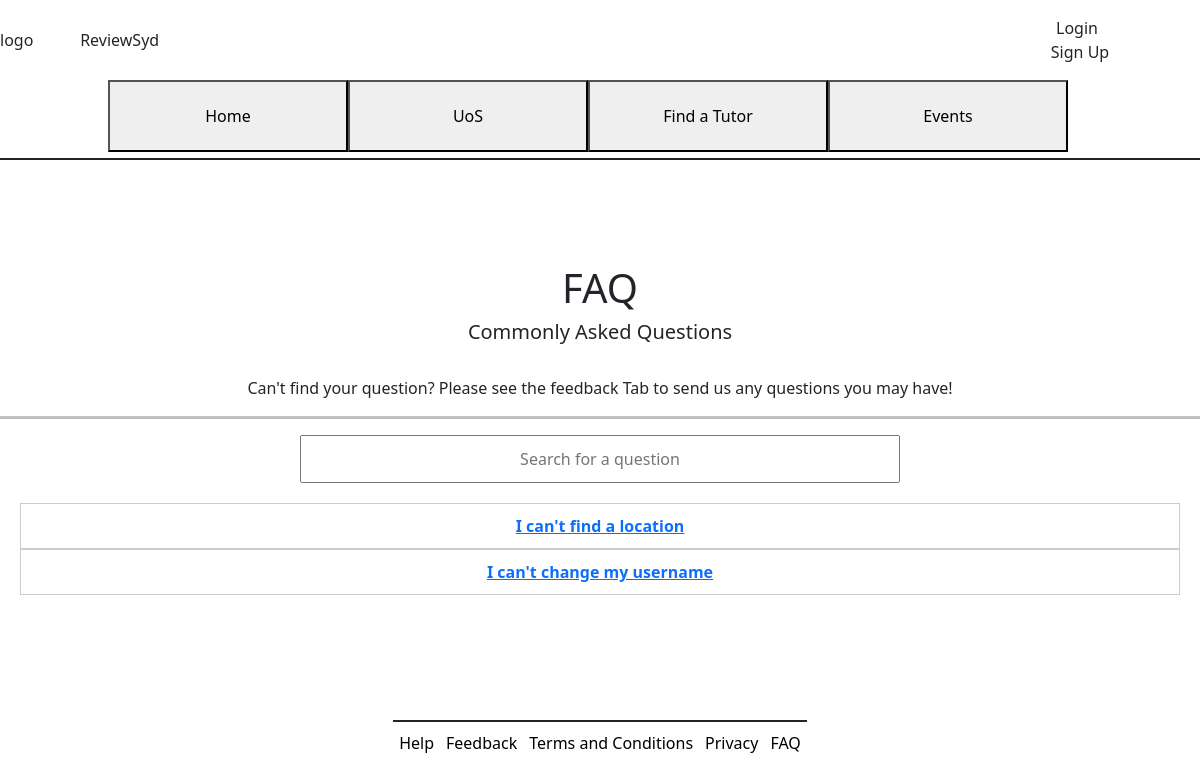
Page /faq/ on the earlier database version.
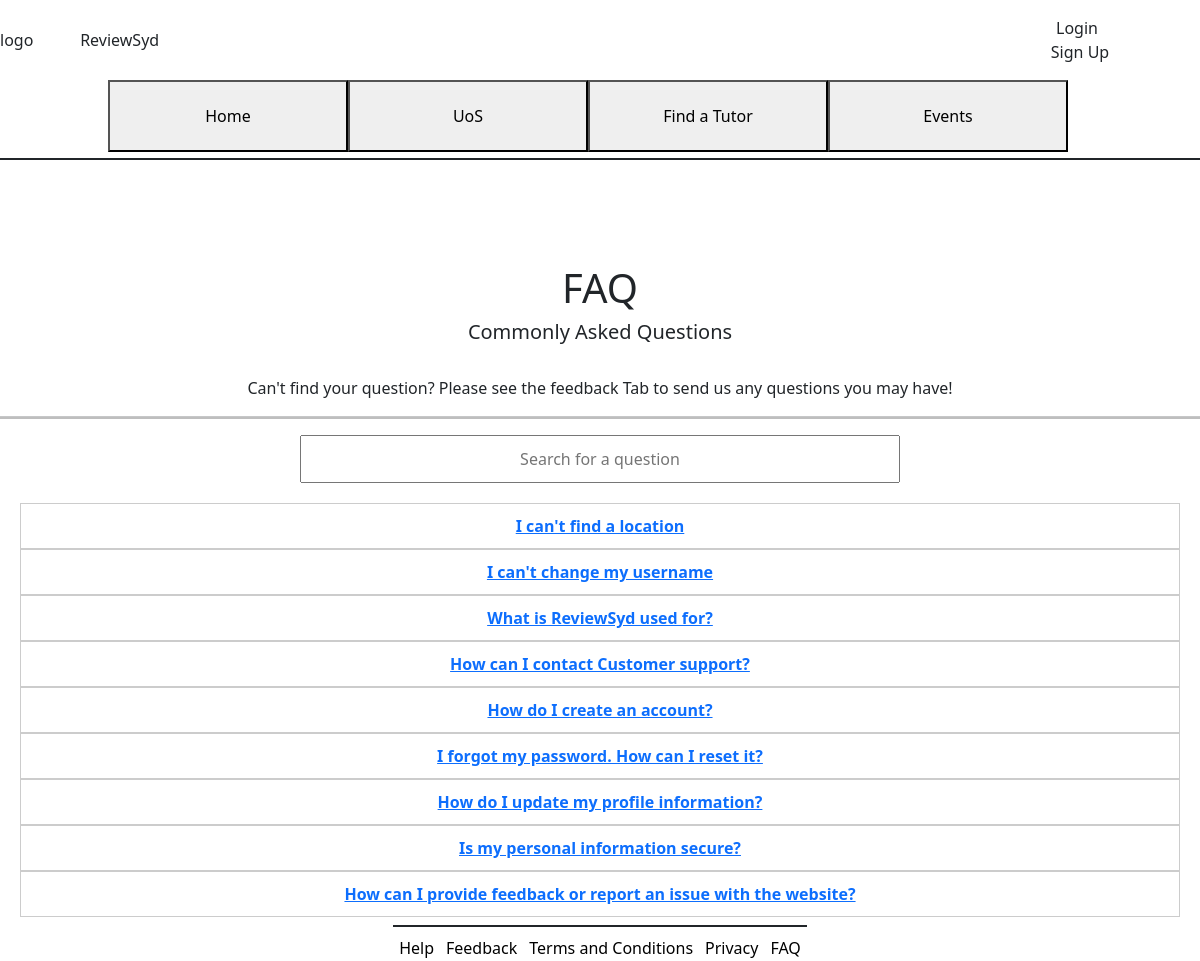
Same page on the later database version.
### myapp/models.py (models this page shows)
class Faq(models.Model):
    question = models.CharField(max_length=250)
    answer = models.CharField(max_length=1000)

### myapp/views.py (the view)
# urls.py: path("faq/", views.faq, name="faq"),
def faq(request):
    faq_items = Faq.objects.all()
    return render(request, "faq.html", {"faq": faq_items})

### myapp/templates/faq.html (shortened to what this page needs)
{% extends "hf.html" %}
{% block content %}
{% load static %}
<!DOCTYPE html>
<html lang="en">
<head>
    <link href="https://cdn.jsdelivr.net/npm/bootstrap@5.3.2/dist/css/bootstrap.min.css" rel="stylesheet">
</head>
<body>
    <div class="text-center">
        <h1>
            <br>
            <br>
            FAQ
        </h1>
        <h5>Commonly Asked Questions</h5>
        <br>
        <h7>Can't find your question? Please see the feedback Tab to send us any questions you may have!</h7>
        <br>
        <hr  size="5" color="black">
    </div>
    <div class="text-center search-container">
        <input type="text" class="search-input text-center" id="faq-search" placeholder="Search for a question">
    </div>
    <div class="text-center">
        {% for item in faq %}
        <div class="question-box">
            <a href="#" class="toggle-answer" data-toggle-id="answer{{ forloop.counter }}">
                <span class="bold-text">{{ item.question }}</span>
            </a>
        </div>
        {% endfor %}
    </div>
</body>
</html>
{% endblock %}

### myapp/templates/hf.html (shortened to what this page needs)
<!DOCTYPE html>
<html>
    <head>
        <link href="https://cdn.jsdelivr.net/npm/bootstrap@5.3.2/dist/css/bootstrap.min.css" rel="stylesheet">
  </head>
    </head>
    <body>
        <body>
            <div class="border-bottom border-2 border-dark pb-1 " style="height: 20vh;">
                <div class="d-flex align-items-center justify-content-between" style="height: 10vh;">
                    <div class="row">
                        <div class="col-6">logo</div>
                        <div class="col-6">ReviewSyd</div>
                    </div>
                    <div class="d-flex flex-column justify-content-center align-items-center" style="width: 20%;">
                        <div style="width:20%;height:50%">Login</div>
                        <div style="height:50%;">Sign Up</div>
                    </div>
                </div>
                <div class="row justify-content-center" style="height: 10vh; width: 100%; padding-bottom: 1vh;">
                    <button style="width:20%; border-radius: 0px;border-color:black;cursor:pointer;" onclick="location.href = '/'">
                        Home
                    </button>
                    <button style="width:20%; border-radius: 0px;border-color:black;cursor:pointer;">
                        UoS
                    </button>
                    <button style="width:20%; border-radius: 0px;border-color:black;cursor:pointer;">
                        Find a Tutor
                    </button>
                    <button style="width:20%; border-radius: 0px;border-color:black;cursor:pointer;">
                        Events
                    </button>
                </div>
            </div>
            <div class="pt-2 pb-2" style="min-height:70vh">{%block content%}{%endblock%}</div>
            <div class="d-flex border-top border-2 border-dark pt-2" style="justify-content:space-evenly; justify-self:center;">
                <button style="cursor:pointer;background-color:white;border-width:0px;" onclick="location.href = '/help/'">
                    Help
                </button>
                <button style="cursor:pointer;background-color:white;border-width:0px;" onclick="location.href = '/feedback/'">
                    Feedback
                </button>
                <button style="cursor:pointer;background-color:white;border-width:0px;" onclick="location.href = '/terms-and-conditions/'">
                    Terms and Conditions
                </button>
                <button style="cursor:pointer;background-color:white;border-width:0px;" onclick="location.href = '/privacy/'">
                    Privacy
                </button>
                <button style="cursor:pointer;background-color:white;border-width:0px;" onclick="location.href = '/faq/'">
                    FAQ
                </button>
            </div>
        </body>
    </body>
</html>

### myapp/templates/faq.html (style rules this page uses)
.bold-text { font-weight: bold; }
.question-box, .answer-box { border: 1px solid #ccc; margin-left: 20px; margin-right: 20px; padding: 10px; }
.search-container { margin-bottom: 20px; }
.search-input { width: 50%; padding: 10px; }

Differences in the rows shown:
added Faq: question "What is ReviewSyd used for?"
added Faq: question "How can I contact Customer support?"
added Faq: question "How do I create an account?"
added Faq: question "I forgot my password. How can I reset it?"
added Faq: question "How do I update my profile information?"
added Faq: question "Is my personal information secure?"
added Faq: question "How can I provide feedback or report an issue with the website?"
